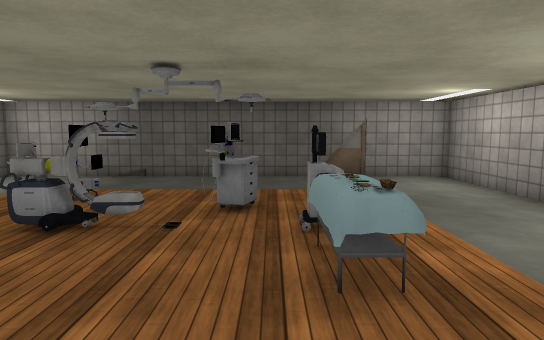
View 1 (above)

12 first-person views from a walk through a Unity game level. The camera is 1.5 m above the floor, tilts 6° down and sees 75° across. The floor is counted in squares, 1 m on a side. Each view is taken from the middle of a square. On the plan, view 1 faces up. The plan holds only what a view shows up to about 16 squares ahead; the rest is blank. The place goes on beyond the plan. The player is left out. Some animated figures are left out. Door leaves are left out, so doorways stand open. Some surface patterns are stand-ins.

View 2
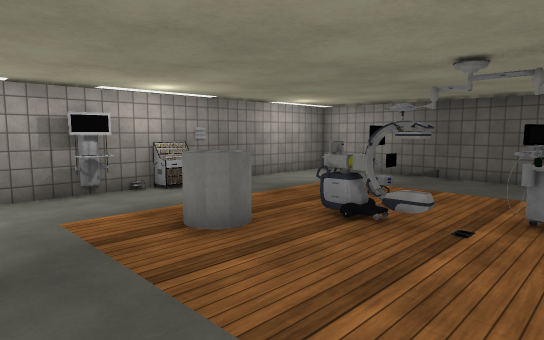

View 3
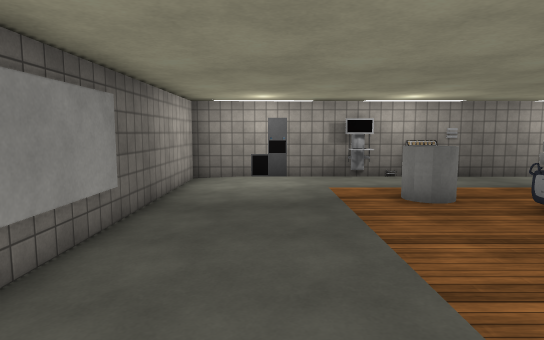

View 4
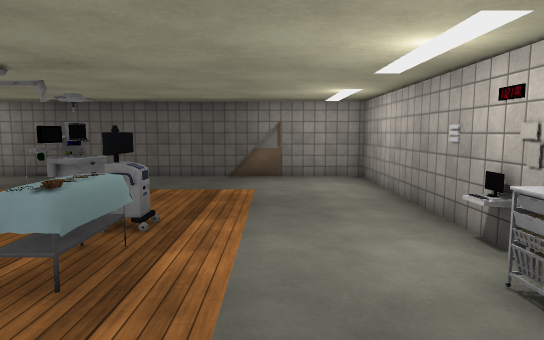

View 5
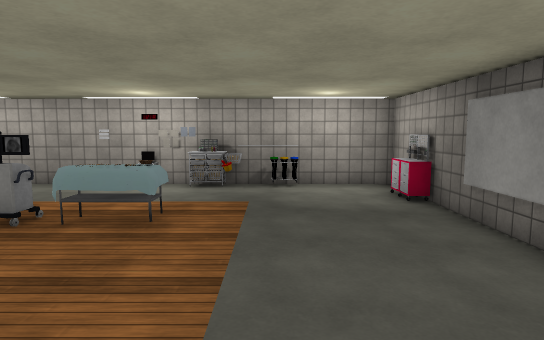

View 6
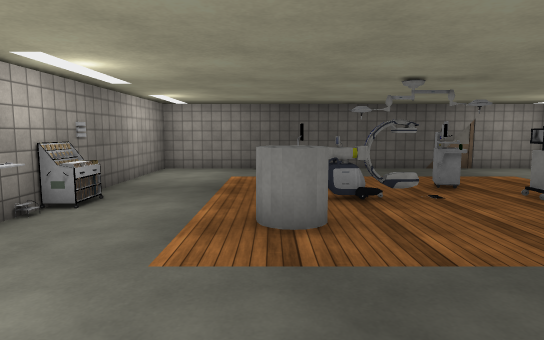

View 7
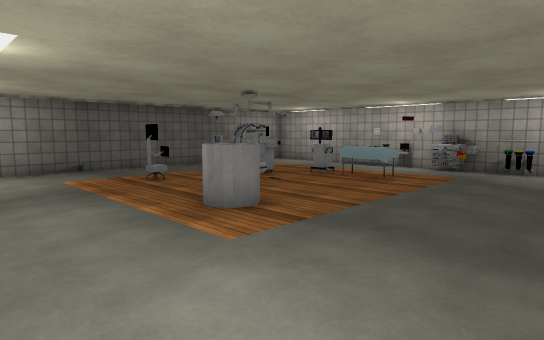

View 8
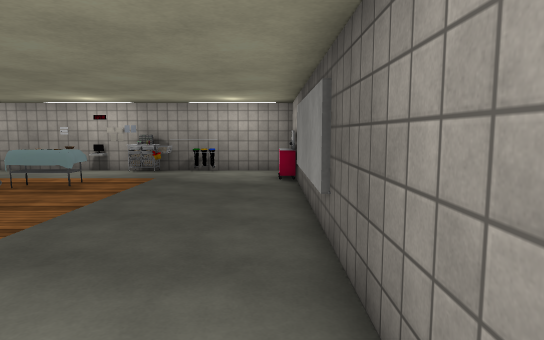

View 9
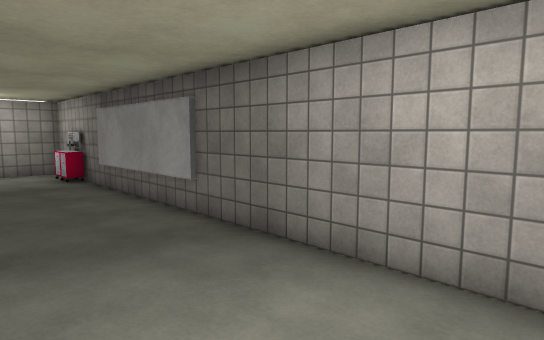

View 10
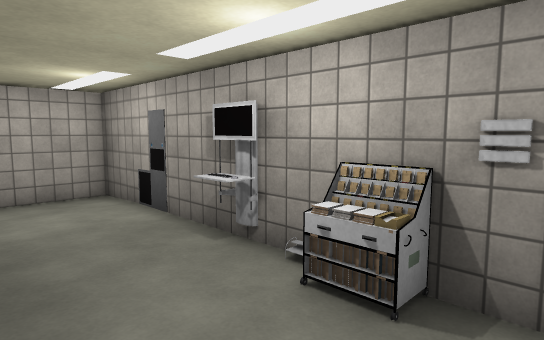

View 11
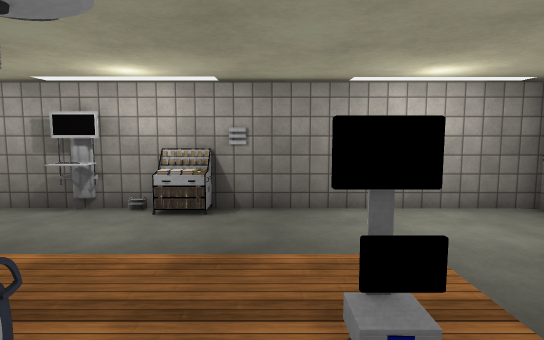

View 12
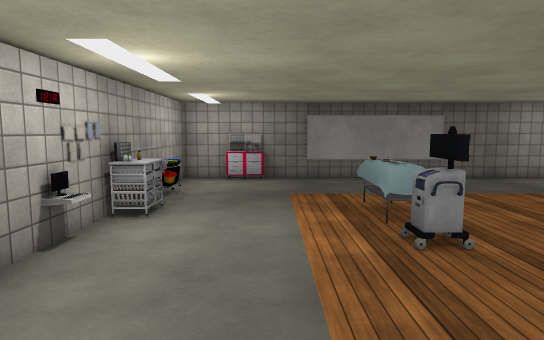

### Floor plan
Points are (right, up) in squares from view 1. A wall is a line through its corners. A room is listed if a view was taken in it or the views show most of it. See-through windows are left out.
Room 1 (views 1, 2, 3, 4, 5, 6, 7, 8, 9, 10, 11, 12)
walls: (6.2, 6.4) (6.3, 12.7) (-9.4, 12.7) (-9.5, -2.8) (6.2, -2.8) (6.2, 4.6)
ways out: gap at (-4, 4)
objects: other object (-9, 3); other object (-9, 5); other object (-9, 6); other object (-4, 5) to (-2, 5); other object (-4, 8); lamp (-3, 6); other object (-1, 6) to (0, 7); table (1, 3) to (1, 5); other object (1, 6); other object (4, -3) to (4, -2); other object (5, 2) to (6, 3); bin (6, 1); other object (6, 5); other object (6, 6)

Positions as (right, up) in squares from view 1, and headings:
1: (0, 0), facing up
2: (0, 0), facing up-left
3: (3, 0), facing left
4: (3, 0), facing up
5: (-5, 1), facing right
6: (-5, -2), facing up
7: (-9, -2), facing up-right
8: (-8, -2), facing right
9: (-9, 1), facing down-right
10: (-6, 7), facing down-left
11: (-2, 7), facing left
12: (3, 10), facing down
